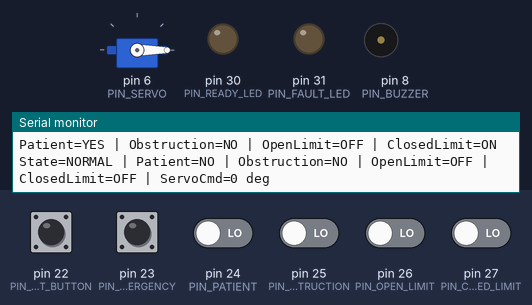
Bench run of a sketch on a simulated Arduino Mega 2560, built with avr-gcc and run on an emulated ATmega2560. On the bench: servo, output pins drawn as LEDs (lit = HIGH), buzzer (waves = sounding), the last lines printed to the serial monitor. The test bench sets the inputs (shaded band); at power-on: pin 22 (PIN_TOILET_BUTTON), pin 23 (PIN_EMERGENCY) HIGH, pin 24 (PIN_PATIENT), pin 25 (PIN_OBSTRUCTION), pin 26 (PIN_OPEN_LIMIT), pin 27 (PIN_CLOSED_LIMIT) LOW.

Above: at 1.2 s.
1.3 s: pin 23 (PIN_EMERGENCY) pulled LOW for 0.15 s
At 1.6 s:
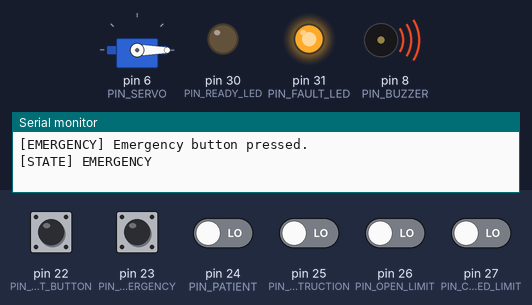
2.9 s: pin 24 (PIN_PATIENT) driven HIGH
5.5 s: pin 25 (PIN_OBSTRUCTION) driven HIGH
8.5 s: pin 26 (PIN_OPEN_LIMIT) driven HIGH
11.5 s: pin 27 (PIN_CLOSED_LIMIT) driven HIGH
14.5 s: pin 24 (PIN_PATIENT) driven LOW
Timing chart, 0 to 17.5 s (numbered marks = the images above; inputs shaded):
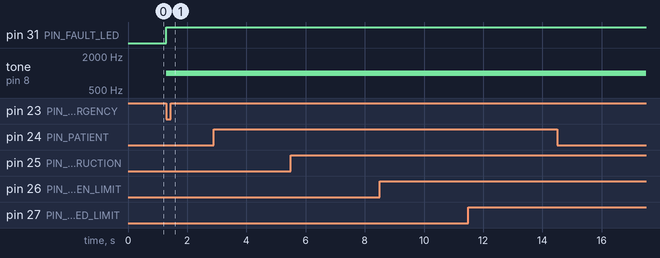

Measured:
- after the input at 1.3 s, pin 31 (PIN_FAULT_LED): LOW → HIGH at once; tone on pin 8 (PIN_BUZZER): silent → 1000 Hz at once

The sketch:

day3B_toilet_mechanism.ino
```cpp
#include <Servo.h>

// Smart Assisted-Care Hospital Bed
// Day 3B - Assisted Toileting Mechanism
// Engineering simulation only.

// ---------------- Pin assignments ----------------
const int PIN_TOILET_BUTTON = 22;
const int PIN_EMERGENCY     = 23;
const int PIN_PATIENT       = 24;
const int PIN_OBSTRUCTION   = 25;
const int PIN_OPEN_LIMIT    = 26;
const int PIN_CLOSED_LIMIT  = 27;

const int PIN_SERVO         = 6;
const int PIN_BUZZER        = 8;
const int PIN_READY_LED     = 30;
const int PIN_FAULT_LED     = 31;

// ---------------- Actuator ----------------
Servo toiletServo;

const int CLOSED_ANGLE = 0;
const int OPEN_ANGLE   = 90;
int commandedAngle = CLOSED_ANGLE;

const unsigned long SERVO_STEP_MS       = 35;
const unsigned long MOVEMENT_TIMEOUT_MS = 7000;
unsigned long lastServoStepMs = 0;

// ---------------- Buttons ----------------
const unsigned long DEBOUNCE_MS = 35;
const unsigned long DOUBLE_CLICK_WINDOW_MS = 650;

bool lastToiletRaw = HIGH;
bool lastEmergencyRaw = HIGH;

unsigned long toiletDebounceMs = 0;
unsigned long emergencyDebounceMs = 0;

bool waitingForSecondClick = false;
unsigned long firstClickMs = 0;

// ---------------- State machine ----------------
enum class BedState {
  NORMAL,
  SAFETY_CHECK,
  REQUEST_REJECTED,
  OPENING,
  TOILET_READY,
  IN_USE,
  FINISH_RECEIVED,
  SECURING,
  SECURED,
  EMERGENCY,
  FAULT
};

BedState state = BedState::NORMAL;

// Manual prototypes avoid Arduino .ino preprocessing issues with enum classes.
const char* stateName(BedState s);
void enterState(BedState next);

unsigned long stateEnteredMs = 0;
const unsigned long REJECT_HOLD_MS = 1500;
const unsigned long READY_HOLD_MS  = 1200;

// ---------------- Input helpers ----------------
bool patientPresent() {
  return digitalRead(PIN_PATIENT) == HIGH;
}

bool obstructionDetected() {
  return digitalRead(PIN_OBSTRUCTION) == HIGH;
}

bool openLimitActive() {
  return digitalRead(PIN_OPEN_LIMIT) == HIGH;
}

bool closedLimitActive() {
  return digitalRead(PIN_CLOSED_LIMIT) == HIGH;
}

bool contradictoryLimits() {
  return openLimitActive() && closedLimitActive();
}

const char* stateName(BedState s) {
  switch (s) {
    case BedState::NORMAL:           return "NORMAL";
    case BedState::SAFETY_CHECK:     return "SAFETY_CHECK";
    case BedState::REQUEST_REJECTED: return "REQUEST_REJECTED";
    case BedState::OPENING:          return "OPENING";
    case BedState::TOILET_READY:     return "TOILET_READY";
    case BedState::IN_USE:           return "IN_USE";
    case BedState::FINISH_RECEIVED:  return "FINISH_RECEIVED";
    case BedState::SECURING:         return "SECURING";
    case BedState::SECURED:          return "SECURED";
    case BedState::EMERGENCY:        return "EMERGENCY";
    case BedState::FAULT:            return "FAULT";
  }
  return "UNKNOWN";
}

// ---------------- Indicators ----------------
void updateIndicators() {
  bool ready = (state == BedState::TOILET_READY ||
                state == BedState::IN_USE);

  bool danger = (state == BedState::FAULT ||
                 state == BedState::EMERGENCY);

  digitalWrite(PIN_READY_LED, ready ? HIGH : LOW);
  digitalWrite(PIN_FAULT_LED, danger ? HIGH : LOW);

  if (danger) {
    tone(PIN_BUZZER, 1000);
  } else {
    noTone(PIN_BUZZER);
  }
}

void enterState(BedState next) {
  state = next;
  stateEnteredMs = millis();
  updateIndicators();

  Serial.print("[STATE] ");
  Serial.println(stateName(state));
}

// ---------------- Debounced press event ----------------
bool pressEvent(int pin, bool &lastRaw, unsigned long &lastDebounceMs) {
  bool raw = digitalRead(pin);

  if (raw != lastRaw && (millis() - lastDebounceMs) >= DEBOUNCE_MS) {
    lastDebounceMs = millis();
    lastRaw = raw;

    if (raw == LOW) {
      return true;
    }
  }

  return false;
}

// ---------------- Emergency ----------------
void processEmergency() {
  if (pressEvent(PIN_EMERGENCY, lastEmergencyRaw, emergencyDebounceMs)) {
    Serial.println("[EMERGENCY] Emergency button pressed.");
    enterState(BedState::EMERGENCY);
  }
}

// ---------------- Toilet button ----------------
void processToiletButton() {
  bool pressed = pressEvent(
    PIN_TOILET_BUTTON,
    lastToiletRaw,
    toiletDebounceMs
  );

  if (!pressed) {
    if (waitingForSecondClick &&
        (millis() - firstClickMs > DOUBLE_CLICK_WINDOW_MS)) {
      waitingForSecondClick = false;
      Serial.println("[INPUT] Finish single-click expired; no action.");
    }
    return;
  }

  if (state == BedState::NORMAL) {
    Serial.println("[INPUT] Toilet request received.");
    enterState(BedState::SAFETY_CHECK);
    return;
  }

  if (state == BedState::IN_USE) {
    if (!waitingForSecondClick) {
      waitingForSecondClick = true;
      firstClickMs = millis();
      Serial.println("[INPUT] First finish click received.");
      return;
    }

    if (millis() - firstClickMs <= DOUBLE_CLICK_WINDOW_MS) {
      waitingForSecondClick = false;
      Serial.println("[INPUT] Valid double-click: patient finished.");
      enterState(BedState::FINISH_RECEIVED);
    }
  }
}

// ---------------- Non-blocking servo movement ----------------
void stepServoToward(int targetAngle) {
  if (millis() - lastServoStepMs < SERVO_STEP_MS) {
    return;
  }

  lastServoStepMs = millis();

  if (commandedAngle < targetAngle) {
    commandedAngle++;
    toiletServo.write(commandedAngle);
  } else if (commandedAngle > targetAngle) {
    commandedAngle--;
    toiletServo.write(commandedAngle);
  }
}

// ---------------- State machine ----------------
void runStateMachine() {
  switch (state) {

    case BedState::NORMAL:
      break;

    case BedState::SAFETY_CHECK:
      if (!patientPresent()) {
        Serial.println("[SAFETY] Request rejected: no patient detected.");
        enterState(BedState::REQUEST_REJECTED);
      }
      else if (obstructionDetected()) {
        Serial.println("[SAFETY] Obstruction detected before opening.");
        enterState(BedState::FAULT);
      }
      else if (contradictoryLimits()) {
        Serial.println("[FAULT] Both position limits are active.");
        enterState(BedState::FAULT);
      }
      else if (!closedLimitActive()) {
        Serial.println("[FAULT] Closed position is not confirmed.");
        enterState(BedState::FAULT);
      }
      else {
        Serial.println("[SAFETY] Checks passed. Opening authorised.");
        enterState(BedState::OPENING);
      }
      break;

    case BedState::REQUEST_REJECTED:
      if (millis() - stateEnteredMs >= REJECT_HOLD_MS) {
        enterState(BedState::NORMAL);
      }
      break;

    case BedState::OPENING:
      if (obstructionDetected()) {
        Serial.println("[FAULT] Obstruction during opening.");
        enterState(BedState::FAULT);
        break;
      }

      if (contradictoryLimits()) {
        Serial.println("[FAULT] Contradictory position feedback.");
        enterState(BedState::FAULT);
        break;
      }

      if (millis() - stateEnteredMs > MOVEMENT_TIMEOUT_MS) {
        Serial.println("[FAULT] Opening timeout: OPEN LIMIT not confirmed.");
        enterState(BedState::FAULT);
        break;
      }

      stepServoToward(OPEN_ANGLE);

      if (commandedAngle >= OPEN_ANGLE && openLimitActive()) {
        Serial.println("[POSITION] Open position confirmed.");
        enterState(BedState::TOILET_READY);
      }
      break;

    case BedState::TOILET_READY:
      if (millis() - stateEnteredMs >= READY_HOLD_MS) {
        Serial.println("[PATIENT] Toilet ready. Double-press TOILET when finished.");
        enterState(BedState::IN_USE);
      }
      break;

    case BedState::IN_USE:
      break;

    case BedState::FINISH_RECEIVED:
      Serial.println("[CONTROL] Finish accepted. Securing toilet access.");
      enterState(BedState::SECURING);
      break;

    case BedState::SECURING:
      if (obstructionDetected()) {
        Serial.println("[FAULT] Obstruction during securing.");
        enterState(BedState::FAULT);
        break;
      }

      if (contradictoryLimits()) {
        Serial.println("[FAULT] Contradictory position feedback.");
        enterState(BedState::FAULT);
        break;
      }

      if (millis() - stateEnteredMs > MOVEMENT_TIMEOUT_MS) {
        Serial.println("[FAULT] Closing timeout: CLOSED LIMIT not confirmed.");
        enterState(BedState::FAULT);
        break;
      }

      stepServoToward(CLOSED_ANGLE);

      if (commandedAngle <= CLOSED_ANGLE && closedLimitActive()) {
        Serial.println("[POSITION] Closed position confirmed.");
        enterState(BedState::SECURED);
      }
      break;

    case BedState::SECURED:
      // Intentional Day 3 endpoint.
      // Day 4 begins here with waste evacuation and sanitation.
      break;

    case BedState::EMERGENCY:
      // Latched. Restart the simulation after correcting the condition.
      break;

    case BedState::FAULT:
      // Latched. Restart the simulation after diagnosing the fault.
      break;
  }
}

// ---------------- Diagnostic status ----------------
void printStatus() {
  static unsigned long lastPrintMs = 0;

  if (millis() - lastPrintMs < 1000) {
    return;
  }

  lastPrintMs = millis();

  Serial.print("State=");
  Serial.print(stateName(state));

  Serial.print(" | Patient=");
  Serial.print(patientPresent() ? "YES" : "NO");

  Serial.print(" | Obstruction=");
  Serial.print(obstructionDetected() ? "YES" : "NO");

  Serial.print(" | OpenLimit=");
  Serial.print(openLimitActive() ? "ON" : "OFF");

  Serial.print(" | ClosedLimit=");
  Serial.print(closedLimitActive() ? "ON" : "OFF");

  Serial.print(" | ServoCmd=");
  Serial.print(commandedAngle);

  Serial.println(" deg");
}

void setup() {
  Serial.begin(115200);

  pinMode(PIN_TOILET_BUTTON, INPUT_PULLUP);
  pinMode(PIN_EMERGENCY, INPUT_PULLUP);

  pinMode(PIN_PATIENT, INPUT);
  pinMode(PIN_OBSTRUCTION, INPUT);
  pinMode(PIN_OPEN_LIMIT, INPUT);
  pinMode(PIN_CLOSED_LIMIT, INPUT);

  pinMode(PIN_READY_LED, OUTPUT);
  pinMode(PIN_FAULT_LED, OUTPUT);
  pinMode(PIN_BUZZER, OUTPUT);

  toiletServo.attach(PIN_SERVO);
  toiletServo.write(CLOSED_ANGLE);

  updateIndicators();

  Serial.println();
  Serial.println("SMART ASSISTED-CARE BED - DAY 3");
  Serial.println("Assisted toileting mechanism and safety controller");
  Serial.println();
  Serial.println("Required initial switch states:");
  Serial.println("Patient=YES | Obstruction=NO | OpenLimit=OFF | ClosedLimit=ON");
  Serial.println();
}

void loop() {
  processEmergency();

  if (state != BedState::EMERGENCY &&
      state != BedState::FAULT) {
    processToiletButton();
    runStateMachine();
  }

  printStatus();
}
```
